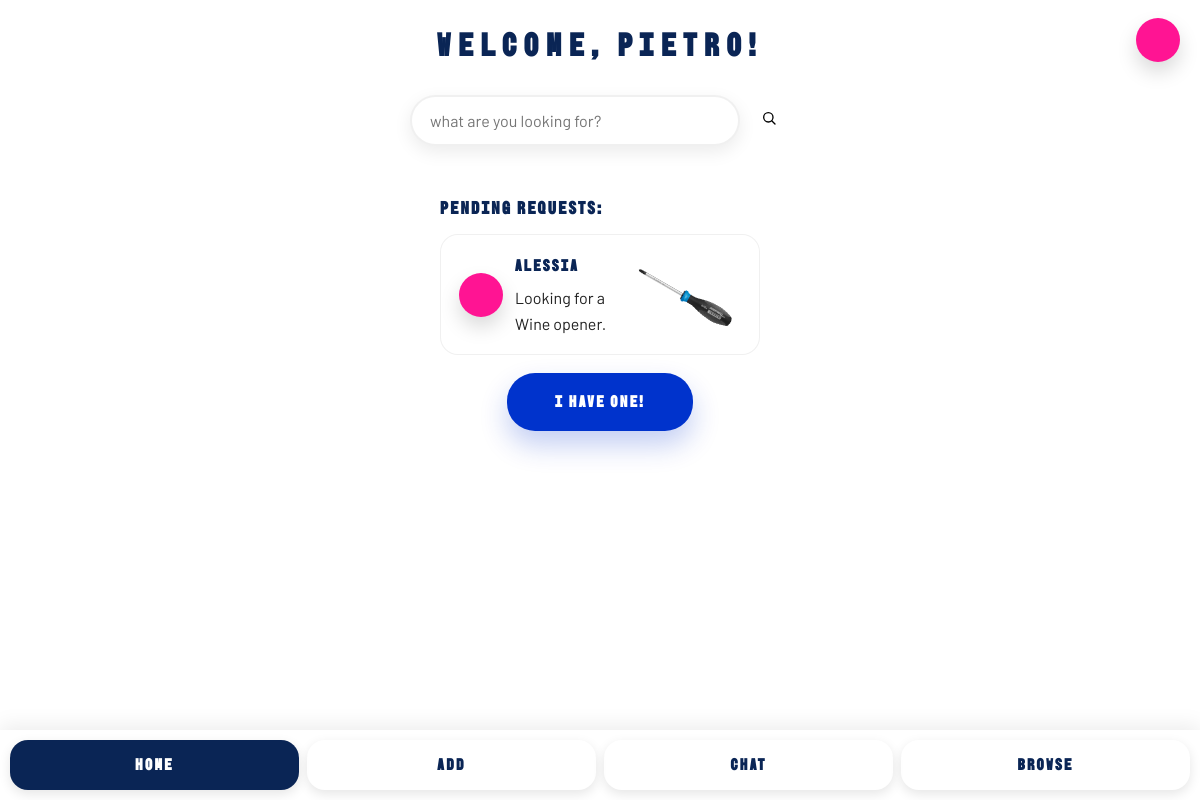
/dashboard (signed in), run on the app's committed database.
### tables this page shows
CREATE TABLE users (
                id INTEGER PRIMARY KEY AUTOINCREMENT,
                username TEXT UNIQUE NOT NULL,
                email TEXT UNIQUE,
                password TEXT NOT NULL,
                location TEXT,
                categories TEXT
            );

CREATE TABLE items (
            id INTEGER PRIMARY KEY AUTOINCREMENT,
            name TEXT NOT NULL,
            description TEXT,
            owner_id INTEGER NOT NULL,
            status TEXT DEFAULT 'available',
            keywords TEXT, category TEXT, photo TEXT,
            FOREIGN KEY (owner_id) REFERENCES "users_old" (id)
        );

### app.py (the view)
@app.route('/dashboard')
def dashboard():
    if 'user_id' not in session:
        return redirect(url_for('login'))
    success_message = None
    if session.pop('login_success', False):
        success_message = 'You are successfully logged in'
    conn = get_db_connection()
    cursor = conn.cursor()
    cursor.execute('SELECT * FROM items WHERE owner_id = ?', (session['user_id'],))
    my_items = cursor.fetchall()
    cursor.execute('SELECT * FROM items WHERE owner_id = ? AND status = ?', (session['user_id'], 'requested'))
    my_requested_items = cursor.fetchall()
    cursor.execute('''
        SELECT r.id, r.status, r.created_at, i.name as item_name, u.username as borrower
        FROM requests r
        JOIN items i ON r.item_id = i.id
        JOIN users u ON r.borrower_id = u.id
        WHERE i.owner_id = ?
        ORDER BY r.created_at DESC
    ''', (session['user_id'],))
    requests_for_me = cursor.fetchall()
    cursor.execute('''
        SELECT r.id, r.status, r.created_at, i.name as item_name
        FROM requests r
        JOIN items i ON r.item_id = i.id
        WHERE r.borrower_id = ?
        ORDER BY r.created_at DESC
    ''', (session['user_id'],))
    my_requests = cursor.fetchall()
    conn.close()
    return render_template('dashboard.html',
                         username=session['username'],
                         success_message=success_message,
                         my_items=my_items,
                         my_requested_items=my_requested_items,
                         requests_for_me=requests_for_me,
                         my_requests=my_requests)

### app.py (called while the page is built)
def get_db_connection():
    conn = sqlite3.connect(DATABASE)
    conn.row_factory = sqlite3.Row
    return conn

### templates/dashboard.html (shortened to what this page needs)
<!DOCTYPE html>
<html lang="en">
<head>
    <link rel="stylesheet" href="{{ url_for('static', filename='style.css') }}">
</head>
<body>
    <div class="container dashboard-mobile">
        <header class="dashboard-header">
            <h1 class="welcome">WELCOME, {{ username|upper }}!</h1>
            <div class="avatar icon icon-user"></div>
            <form class="search-form-mobile" action="{{ url_for('search') }}" method="GET">
                <input type="text" name="q" placeholder="what are you looking for?" aria-label="search">
                <button type="submit" class="search-btn"><span class="icon icon-search" aria-hidden="true"></span><span class="sr-only">Search</span></button>
            </form>
        </header>
        <main>
            <section class="pending-section">
                <h2 class="section-title">PENDING REQUESTS:</h2>
                {% if requests_for_me %}
                    {% set first = requests_for_me[0] %}
                    <div class="pending-card">
                        <div class="card-left">
                            <div class="requester-avatar icon icon-request"></div>
                            <div class="request-text">
                                <div class="requester-name">{{ first.borrower }}</div>
                                <p class="request-desc">Looking for a {{ first.item_name }}.</p>
                            </div>
                        </div>
                        <div class="card-right placeholder-card">
                            <img src="{{ url_for('static', filename='6-2-screwdriver-download-png.png') }}" alt="Screwdriver placeholder" class="request-image">
                        </div>
                    </div>
                    <div class="action-row">
                        <a href="{{ url_for('respond_request', request_id=first.id) }}" class="big-action-button">I have one!</a>
                    </div>
                {% else %}
                    <p class="empty-state">No pending requests</p>
                {% endif %}
            </section>
        </main>
        {% include 'footer_nav.html' %}
    </div>
</body>
</html>

### static/style.css (style rules this page uses)
:root { --font-primary: 'BBH Bogle', 'Barlow', sans-serif; --font-secondary: 'Barlow', sans-serif; --primary-color: #0026CF; --secondary-color: #ff1493;; --background-color: #000000; --card-background: #ffffff00; --text-color: #333333; --text-light: #666666; --success-color: #7ed321; --error-color: #d0021b; --warning-color: #f5a623; --border-radius: 12px; --shadow: 0 4px 12px rgba(0, 0, 0, 0.1); }
* { margin: 0; padding: 0; box-sizing: border-box; }
body { font-family: var(--font-primary); letter-spacing: 0.15em; background: url('image 22.png') center/cover fixed no-repeat; color: var(--text-color); line-height: 1.6; max-width: 420px; margin: 0 auto; width: 100%; padding-bottom: 90px; }
.container { max-width: 420px; margin: 0 auto; padding: 20px; }
header { text-align: center; margin-bottom: 40px; }
header h1 { font-size: 3rem; color: var(--primary-color); margin-bottom: 10px; }
main { background-color: var(--card-background); border-radius: var(--border-radius); padding: 30px; box-shadow: var(--shadow); margin-bottom: 30px; }
h2 { color: var(--primary-color); margin-bottom: 20px; font-size: 1.8rem; }
input[type="text"], input[type="password"], textarea { width: 100%; padding: 12px 15px; border: 2px solid #e0e0e0; border-radius: 8px; font-size: 1rem; font-family: var(--font-secondary); transition: border-color 0.2s; }
.icon { display: inline-flex; width: 1.4rem; height: 1.4rem; align-items: center; justify-content: center; background-repeat: no-repeat; background-position: center; background-size: 70%; }
.login-avatar.icon, .requester-avatar.icon { background-size: 60%; }
.dashboard-header { display: flex; flex-direction: column; gap: 14px; align-items: stretch; margin-bottom: 10px; }
.dashboard-header .welcome { font-size: 2rem; color: #0a2555; letter-spacing: 0.25em; text-transform: uppercase; }
.dashboard-header .avatar { position: absolute; right: 20px; top: 18px; width: 44px; height: 44px; border-radius: 50%; background: #ff1493; display: flex; align-items: center; justify-content: center; color: white; box-shadow: 0 10px 20px rgba(0,0,0,0.15); }
.search-form-mobile { display: flex; gap: 8px; align-items: center; }
.search-form-mobile input { flex: 1; padding: 14px 18px; border-radius: 30px; border: 2px solid rgba(0,0,0,0.06); font-size: 1rem; background: white; box-shadow: 0 6px 18px rgba(0,0,0,0.08); }
.search-form-mobile .search-btn { background: transparent; border: none; font-size: 1.3rem; padding: 6px 10px; }
.pending-section .section-title { font-size: 1.1rem; color: #0a2555; margin: 8px 0 12px 0; }
.pending-card { display: flex; background: white; border-radius: 18px; padding: 18px; gap: 12px; align-items: center; box-shadow: none; border: 1px solid rgba(0, 0, 0, 0.06); }
.pending-card .card-left { flex: 1 1 60%; display: flex; gap: 12px; align-items: center; }
.requester-avatar { width: 44px; height: 44px; min-width: 44px; border-radius: 50%; background: #ff1493; color: white; display: flex; align-items: center; justify-content: center; box-shadow: 0 10px 20px rgba(0,0,0,0.15); }
.dashboard-mobile main { box-shadow: none; }
.request-text .requester-name { font-weight: 700; color: #0a2555; margin-bottom: 6px; }
.request-desc { color: #222; font-family: var(--font-secondary); letter-spacing: normal; }
.card-right { flex: 0 0 40%; }
.request-image { width: 100%; height: auto; border-radius: 12px; transform: rotate(30deg); }
.action-row { display: flex; justify-content: center; margin-top: 18px; }
.big-action-button { display: inline-block; padding: 16px 48px; background: #0033cc; color: white; border-radius: 28px; font-weight: 800; text-decoration: none; box-shadow: 0 14px 28px rgba(0,51,204,0.24); }
.placeholder-card { display: flex; align-items: center; justify-content: center; }

### data on the page
users: username "PIETRO"
users: borrower "Alessia"
items: item_name "Wine opener"
